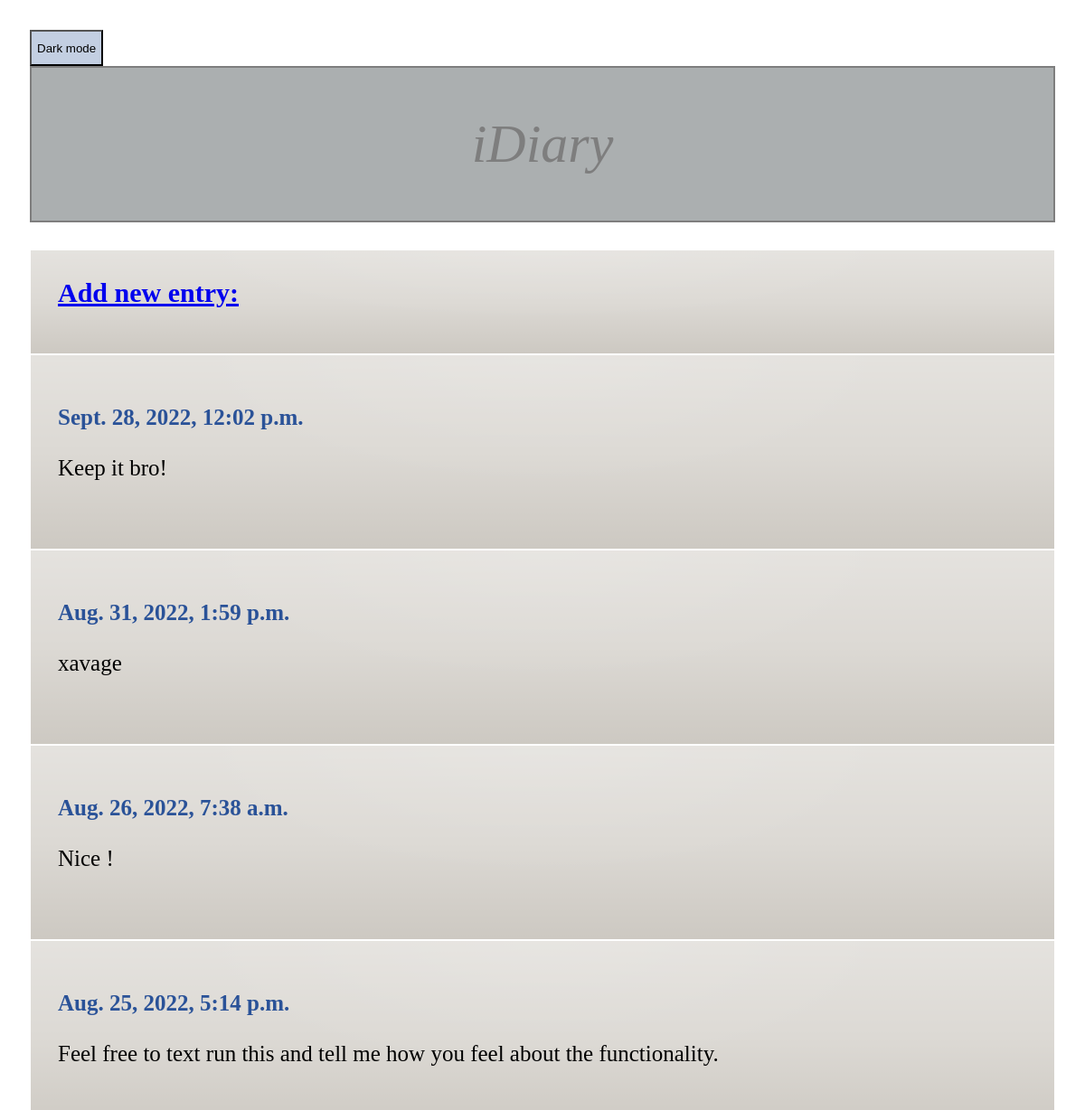
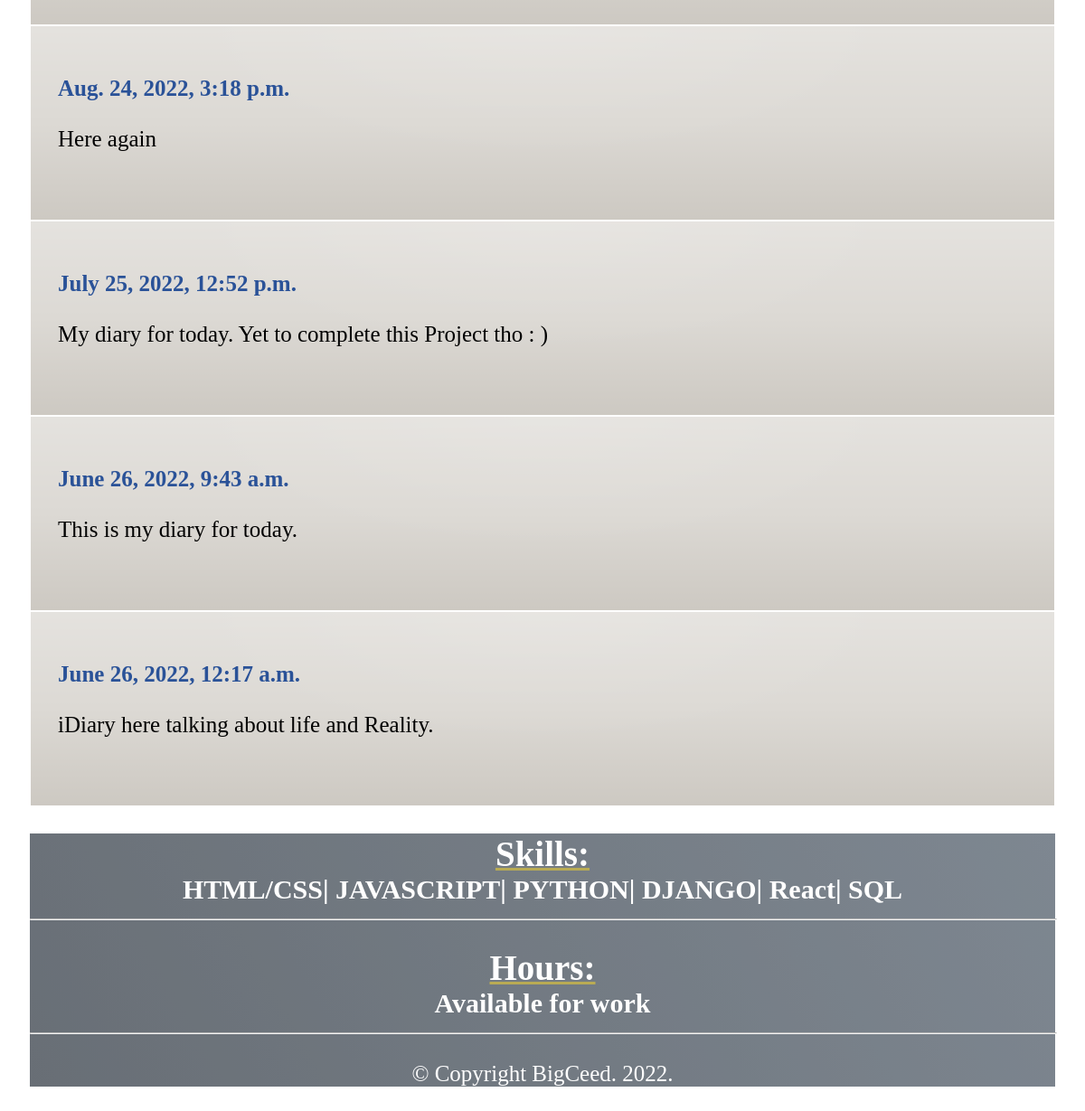
Before: / with the older database file (2 pictures, top to bottom).
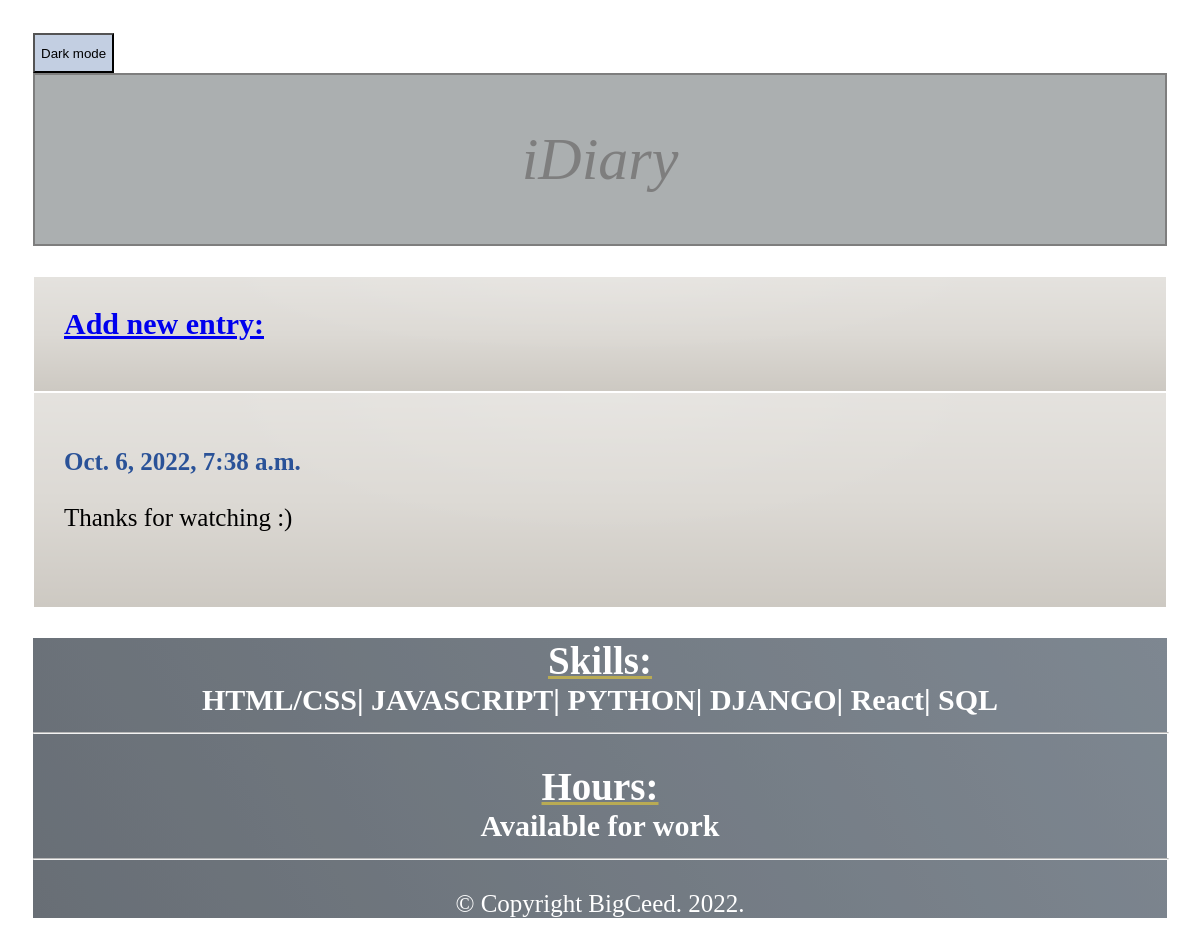
After: the same page with the newer database file.
### lists/models.py (models this page shows, shortened)
class Entry(models.Model):
    text = models.TextField()
    date_posted = models.DateTimeField(auto_now_add=True)
    class Meta:
        verbose_name_plural = 'lists'

### lists/views.py (the view)
# urls.py: path('', views.index, name="home"),
def index(request):
    lists = Entry.objects.order_by('-date_posted')
    return render(request, "lists/index.html", {'lists' : lists})

### lists/templates/lists/index.html (shortened to what this page needs)
{% load static %}
<!DOCTYPE html>
<html lang="en">
<head>
    <link rel="stylesheet" href="{% static '/lists/styles.css' %}">
</head>
    </head>
    <body>
    <button onclick="myFunction()">Dark mode</button>
<body>
    <section class="hero is-primary">
        <div class="hero-body">
            <div class="container">
                <h1 class="title">
                <marquee <a href="#">iDiary</a>
                </marquee>
                </h1>
            </div>
        </div>
    </section>
    <section class="section">
        <div class="container">
            <article class="media">
                <div class="media-content">
                    <div id="content">
                        <a href="add/">Add new entry:</a>
                    </div>
                </div>
            </article>
            {% for entry in lists %}
            <article class="media">
                <div class="media-content">
                    <div class="content">
                        <p>
                            <strong>{{entry.date_posted}}</strong>
                            <br>
                            <br>
                            {{entry.text}}
                        </p>
                    </div>
                </div>
            </article>
            {% endfor %}
        </div>
    </section>
    <footer class="panel-footer">
  <div class="container">
    <div class="row">
      <section id="skills" class="col-sm-8">
        <span>Skills:</span><br>
        HTML/CSS| JAVASCRIPT| PYTHON| DJANGO| React| SQL <br>
        <hr class="visible-xs">
      </section>
      <section id="hours" class="col-sm-12">
        <span>Hours:</span><br>
        Available for work <br>
        <hr class="visible-xs">
      </section>
    </div>
    <div id="final">&copy; Copyright BigCeed. 2022.</div>
  </div>
</footer>
</body>
</html>

### lists/Static/lists/styles.css (style rules this page uses)
body { background:#434343; background-blend-mode: multiply,multiply; }
section.hero { background-color: #596164 ; opacity: .5; border: 2px solid #000000; margin-bottom: 30px; }
.container h1 { width: 100%; font-weight:lighter; }
#content { font-size: 30px; font-weight: bolder; }
h1 { font-style: oblique; font-size: 60px; text-align: center; }
article { background-color: #DCD9D4; background-image: linear-gradient(to bottom, rgba(255,255,255,0.50) 0%, rgba(0,0,0,0.50) 100%), radial-gradient(at 50% 0%, rgba(255,255,255,0.10) 0%, rgba(0,0,0,0.50) 50%); background-blend-mode: soft-light,screen; opacity: 2; border: 1px solid white; padding: 30px 0px 50px 30px; }
strong { color: #2a5298; }
button { background-color: #c3cfe2; height: 40px; border: 2px solid white: }
#hours, #skills { margin-top: 30px; font-size: 1.2em; color: white; font-weight: bold; }
.panel-footer { margin-top: 30px; background-image: linear-gradient(60deg, #29323c 0%, #485563 100%); opacity: .7; }
.panel-footer section { margin-bottom: 30px; text-align: center; }
.panel-footer section hr { width: 100%; }
#hours > span, #skills>span { font-size: 1.3em; text-decoration: underline #9C880CFF; }
#final { text-align: center; color: white; }

### lists/templates/lists/index.html (style rules this page uses)
body { padding: 25px; background-color: white; color: black; font-size: 25px; }

Changed rows visible on the page:
removed Entry: date_posted "Sept. 28, 2022, 12:02 p.m.", text "Keep it bro!"
removed Entry: date_posted "Aug. 31, 2022, 1:59 p.m.", text "xavage"
removed Entry: date_posted "Aug. 26, 2022, 7:38 a.m.", text "Nice !"
removed Entry: date_posted "Aug. 25, 2022, 5:14 p.m.", text "Feel free to text run this and tell me how you feel about the functionality."
removed Entry: date_posted "Aug. 24, 2022, 3:18 p.m.", text "Here again"
removed Entry: date_posted "July 25, 2022, 12:52 p.m.", text "My diary for today. Yet to complete this Project tho : )"
removed Entry: date_posted "June 26, 2022, 9:43 a.m.", text "This is my diary for today."
removed Entry: date_posted "June 26, 2022, 12:17 a.m.", text "iDiary here talking about life and Reality."
added Entry: date_posted "Oct. 6, 2022, 7:38 a.m.", text "Thanks for watching :)"
